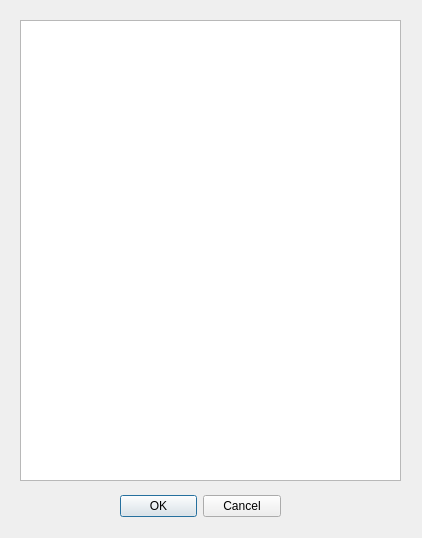
<?xml version="1.0" encoding="UTF-8"?>
<ui version="4.0">
 <class>Dialog</class>
 <widget class="QDialog" name="Dialog">
  <property name="geometry">
   <rect>
    <x>0</x>
    <y>0</y>
    <width>422</width>
    <height>538</height>
   </rect>
  </property>
  <property name="windowTitle">
   <string>Attachment</string>
  </property>
  <widget class="QDialogButtonBox" name="buttonBox">
   <property name="geometry">
    <rect>
     <x>120</x>
     <y>490</y>
     <width>161</width>
     <height>32</height>
    </rect>
   </property>
   <property name="orientation">
    <enum>Qt::Horizontal</enum>
   </property>
   <property name="standardButtons">
    <set>QDialogButtonBox::Cancel|QDialogButtonBox::Ok</set>
   </property>
  </widget>
  <widget class="QPlainTextEdit" name="textDisplay">
   <property name="geometry">
    <rect>
     <x>20</x>
     <y>20</y>
     <width>381</width>
     <height>461</height>
    </rect>
   </property>
  </widget>
 </widget>
 <resources/>
 <connections>
  <connection>
   <sender>buttonBox</sender>
   <signal>accepted()</signal>
   <receiver>Dialog</receiver>
   <slot>accept()</slot>
   <hints>
    <hint type="sourcelabel">
     <x>248</x>
     <y>254</y>
    </hint>
    <hint type="destinationlabel">
     <x>157</x>
     <y>274</y>
    </hint>
   </hints>
  </connection>
  <connection>
   <sender>buttonBox</sender>
   <signal>rejected()</signal>
   <receiver>Dialog</receiver>
   <slot>reject()</slot>
   <hints>
    <hint type="sourcelabel">
     <x>316</x>
     <y>260</y>
    </hint>
    <hint type="destinationlabel">
     <x>286</x>
     <y>274</y>
    </hint>
   </hints>
  </connection>
 </connections>
</ui>
